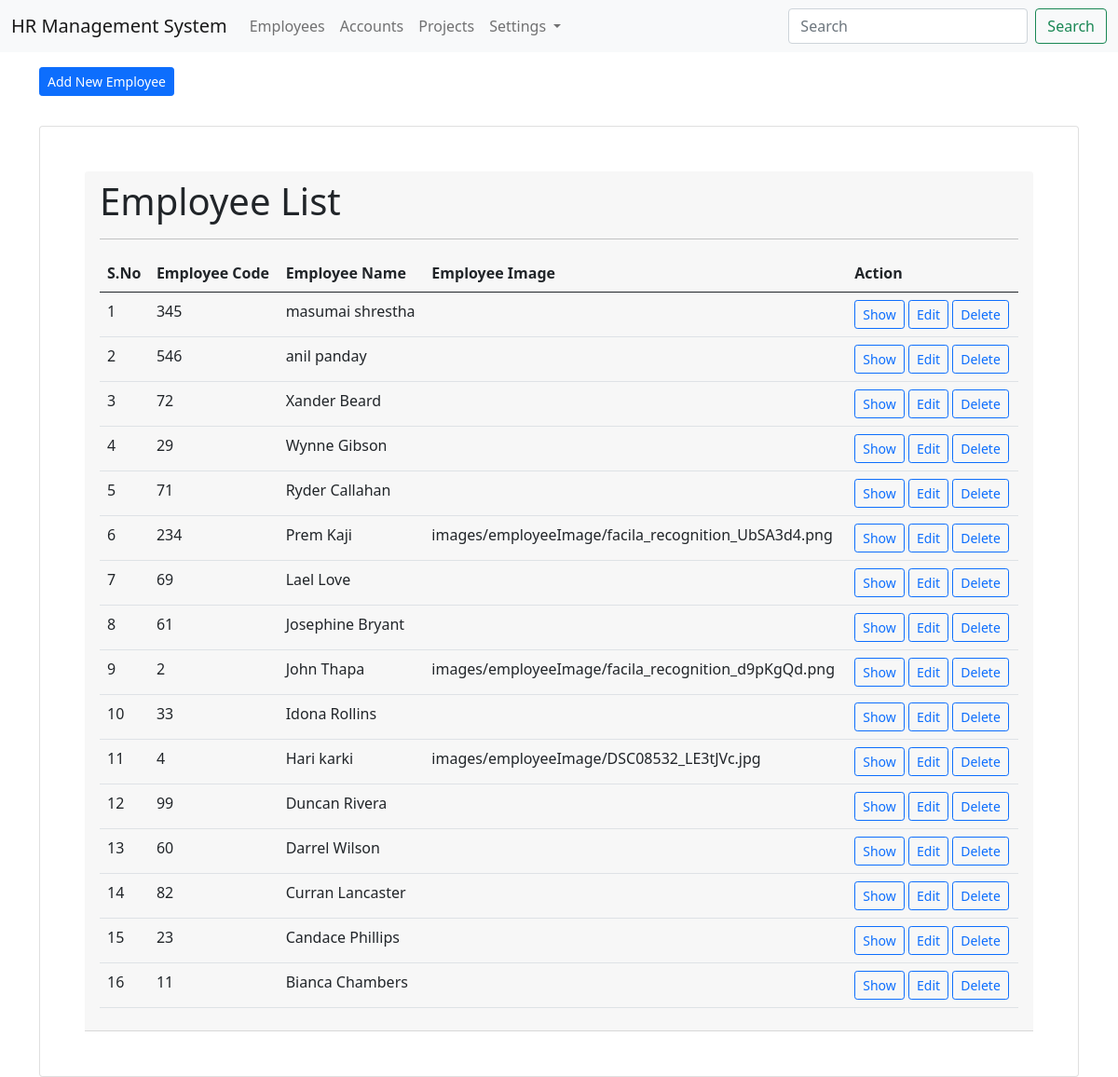
The app's page /employees/list/, older data.
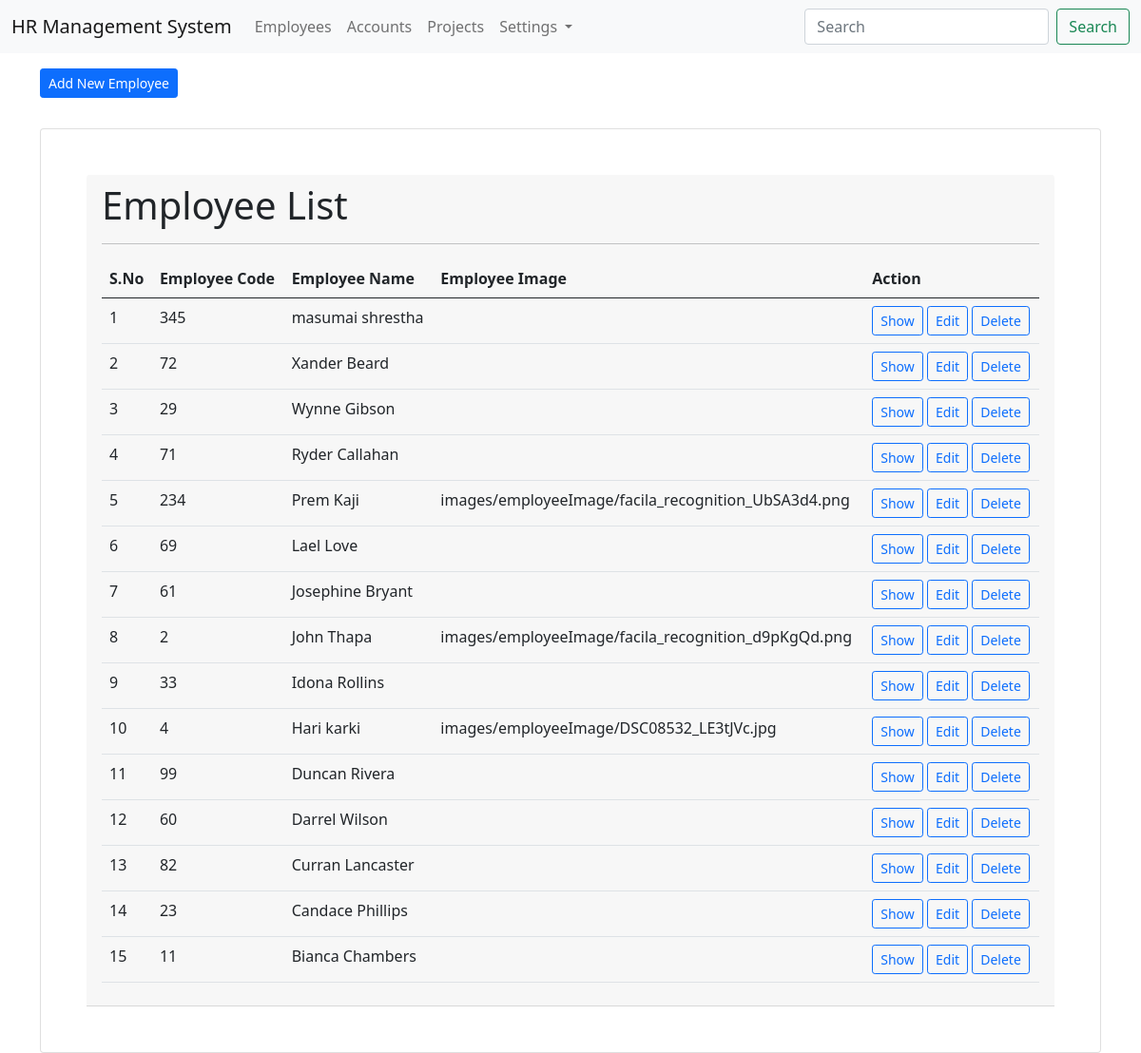
The same page, newer data.
### Employees/models.py (models this page shows, shortened)
class EmployeeDetail(models.Model):
    employee_code = models.PositiveIntegerField(primary_key=True, auto_created=True)
    employee_name = models.CharField(max_length=30)
    employee_designation = models.ForeignKey(EmployeeDesignation, on_delete=models.CASCADE)
    employee_contact = models.CharField(max_length=10)
    employee_image = models.FileField(upload_to="images/employeeImage", blank=True, null=True)
    is_active = models.BooleanField(default=True)
    class Meta:
        db_table = "employee_details"
        ordering = ["-employee_name"]

### Employees/views.py (the view)
# urls.py: path('list/', views.employee_list, name='employee_list'),
def employee_list(request):
    list_of_employee= EmployeeDetail.objects.all()
    context= {"data": list_of_employee }
    return render(request, 'employees/employee_list.html', context)

### templates/employees/employee_list.html (shortened to what this page needs)
{% extends 'layouts/master.html' %}
{% block content %}
<div class="container">
    <a href="{% url 'employee_add' %}" class= "btn btn-sm btn-primary mb-3 mt-3"> Add New Employee</a>
    <div class="card p-5 mt-3">
        <div class="card-header">
            <h1>Employee List</h1>
            <hr>
            <table class="table table-hover mt-3">
                <thead>
                    <tr>
                        <th>S.No</th>
                        <th>Employee Code</th>
                        <th>Employee Name</th>
                        <th>Employee Image</th>
                        <th>Action</th>
                    </tr>
                </thead>
                <tbody>
                    {% for  val in data %}
                    <tr>
                        <td>{{ forloop.counter }}</td>
                        <td>{{ val.employee_code }}</td>
                        <td>{{ val.employee_name }}</td>
                        <td>{{ val.employee_image }}</td>
                        <td>
                            <a href="{% url 'employee_show' val.pk %}" class="btn btn-sm btn-outline-primary">Show</a>
                            <a href="{% url 'employee_edit' val.pk %}" class="btn btn-sm btn-outline-primary">Edit</a>
                            <a href="{% url 'employee_delete' val.pk %}" class="btn btn-sm btn-outline-primary">Delete</a>
                        </td>
                    </tr>
                    {% endfor %}
                </tbody>
            </table>
        </div>
    </div>
</div>
{% endblock %}

Row changes from the older to the newer data that the page shows:
removed EmployeeDetail: employee_code "546", employee_name "anil panday"
